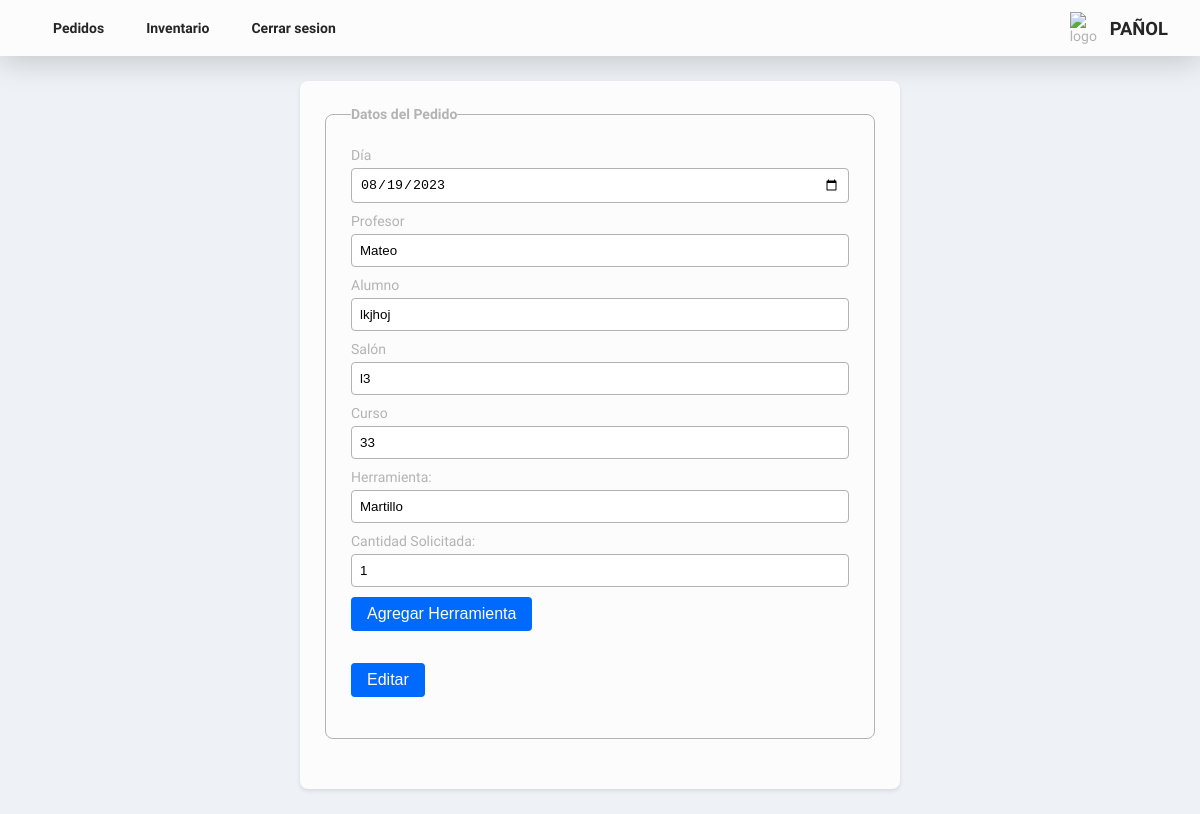
Screenshot of /Proyecto-Final-main/pages/form_editOrders.php?edit=43 (signed in) with the database file from the repository.
### tables this page shows
CREATE TABLE `pedidos` (
  `id_pedido` int(10) UNSIGNED NOT NULL,
  `dia` date DEFAULT NULL,
  `profesor` varchar(255) DEFAULT NULL,
  `alumno` varchar(255) DEFAULT NULL,
  `salon` varchar(255) DEFAULT NULL,
  `curso` varchar(255) DEFAULT NULL,
  `estado` varchar(30) DEFAULT NULL
);

CREATE TABLE `detalles_pedidos` (
  `id` int(10) UNSIGNED NOT NULL,
  `id_pedido` int(11) DEFAULT NULL,
  `id_herramienta` int(11) DEFAULT NULL,
  `herramienta` varchar(255) DEFAULT NULL,
  `cantidad_solicitada` int(11) DEFAULT NULL
);

### Proyecto-Final-main/php/logic/logic_orders/logic_form_editOrders.php (called while the page is built, shortened)
<?php
  $id_pedido = $_GET['edit'];
  $query_order = "SELECT * FROM pedidos WHERE id_pedido = $id_pedido";
  $query_details_order = "SELECT * FROM detalles_pedidos WHERE id_pedido = $id_pedido";
  $details_order = mysqli_query($conexion, $query_details_order);
  $order = mysqli_query($conexion, $query_order);
  $row_details = mysqli_fetch_assoc($details_order);
  $row_order = mysqli_fetch_assoc($order);
?>

### Proyecto-Final-main/pages/form_editOrders.php (the view, shortened to what this page needs)
<?php
  include('../php/connect_bd.php');
  include('../php/logic/logic_orders/logic_form_editOrders.php');
?>
<!DOCTYPE html>
<html lang="es">
  <head>
    <link rel="stylesheet" href="../assets/css/orders.css">
    <link rel="stylesheet" href="../assets/css/style.css">
    <link href="https://cdn.jsdelivr.net/npm/remixicon@3.4.0/fonts/remixicon.css" rel="stylesheet"/>
  </head>
  <body>
    <header class="hero">
    <nav class="nav">
      <ul class="nav__list">
        <li class="nav__iteam">
          <a href="orders.php" class="nav__link">Pedidos</a>
        </li>
        <li class="nav__iteam">
          <a href="inventory.php" class="nav__link">Inventario</a>
        </li>
        <li class="nav__iteam">
          <a href="../php/logout.php" class="nav__link">Cerrar sesion</a>
        </li>
      </ul>
    </nav>
    <div class="hero__logo hero__logo-0">
      <img class="hero__logo-img" src="https://avatars.githubusercontent.com/u/6693385?s=200&v=4" alt="logo" />
      <h2 class="title__hero">Pañol</h2>
    </div>
  </header>
    <main>
    <section class="form__section">
      <form id="pedidoForm" action="./form_editOrders.php" method="post">
      <fieldset class="input__container" id="fieldset">
        <legend>Datos del Pedido</legend>
        <label for="dia">Día </label>
        <input id="dia" name="dia" type="date" required value="<?php echo $row_order['dia'];?>">
        <label for="profesor">Profesor </label>
        <input id="profesor" name="profesor" type="text" required value="<?php echo $row_order['profesor'];?>">
        <label for="alumno">Alumno </label>
        <input id="alumno" name="alumno" type="text" required value="<?php echo $row_order['alumno'];?>">
        <label for="salon">Salón </label>
        <input id="salon" name="salon" type="text" required value="<?php echo $row_order['salon'];?>">
        <label for="curso">Curso </label>
        <input id="curso" name="curso" type="text" required value="<?php echo $row_order['curso'];?>">
        <div id="herramientas">
            <div>
                <label for="herramienta[]">Herramienta:</label>
                <input type="text" name="herramienta[]" required value="<?php echo $row_details['herramienta'];?>">
                <label for="cantidad_solicitada[]">Cantidad Solicitada:</label>
                <input type="number" name="cantidad_solicitada[]" required value="<?php echo $row_details['cantidad_solicitada'];?>">
            </div>
        </div>
        <button class="btn__blue" type="button" onclick="agregarHerramienta()">Agregar Herramienta</button><br><br>
        <div class="btn__container">
        <button class="btn__blue" type="submit" name="update">Editar</button>
        </div>
        </fieldset>
    </form>
  </section>
    </main>
  </body>
</html>

### Proyecto-Final-main/assets/css/style.css (style rules this page uses)
:root { --main-background: hsl(215, 31%, 95%); --card-background: hsl(0, 0%, 99%); --title-color: hsl(0, 0%, 15%); --sub-title-color: hsl(0, 0%, 25%); --grey-text: hsl(215, 10%, 25%); --text-color: hsl(0, 0%, 70%); --text-white: hsl(0, 25%, 97%); --grey: hsl(215, 10%, 62%); --grey-hover: hsl(215, 10%, 50%); --grey-ultra-light: hsl(215, 10%, 85%); --btn-blue:hsl(215, 100%, 50%); --btn-blue-hover:hsl(215, 100%, 35%); --heebo: "heebo"; --font-regular: 400; --font-medium: 500; --font-semi-bold: 600; --font-bold: 700; --fs-2: 2rem; --fs-1-5: 1.5rem; --fs-1-15: 1.15rem; --fs-1: 1rem; --fs-0-8: 0.8rem; --border-radius-cards: 0.75rem; --shadow-color: rgba(0, 0, 0, 0.2); --box-shadow: 0px 4px 32px var(--shadow-color); --mb-0-25: 0.25rem; --mb-0-5: 0.5rem; --mb-0-75: 0.75rem; --mb-1: 1rem; --mb-1-25: 1.25rem; --mb-1-5: 1.5rem; --mb-2: 2rem; --mb-2-5: 2.5rem; --transition: color 0.4s, background-color 0.4s ease-in-out; --border-radius-btn: 4px; }
* { box-sizing: border-box; padding: 0; margin: 0; }
html { scroll-behavior: smooth; }
body { color: var(--text-color); background: var(--main-background); font-size: 14px; font-family: var(--heebo); }
a { text-decoration: none; cursor: pointer; }
.btn__blue { padding: var(--mb-0-5) var(--mb-1); font-size: var(--fs-1); border: none; background-color: var(--btn-blue); border-radius: var(--border-radius-btn); cursor: pointer; margin-bottom: 1rem; color: white; }
.hero { width: 100%; height: 7vh; background-color: var(--card-background); padding: 0 var(--mb-2); display: flex; align-items: center; justify-content: space-between; margin: 0 auto; box-shadow: var(--box-shadow); }
.hero__logo { display: flex; }
.hero__logo-0 { align-items: center; display: flex; justify-content: center; }
.hero__logo-img { display: inline; width: 35px; margin-right: 5px; }
.title__hero { font-size: var(--fs-1-15); font-weight: var(--font-bold); text-transform: uppercase; color: var(--title-color); }
.nav__list { display: flex; list-style: none; }
.nav__iteam { display: block; }
.nav__link { color: var(--title-color); margin: 5px; font-weight: var(--font-semi-bold); padding: var(--mb-0-25) var(--mb-1); border-radius: var(--border-radius-cards); transition: var(--transition); }
.form__section { padding: 25px; max-width: 600px; margin: 25px auto; background-color: var(--card-background); border-radius: 8px; box-shadow: 0 2px 4px rgba(0, 0, 0, 0.1); }
.input__container { margin-bottom: 25px; border: 1px solid var(--text-color); border-radius: 8px; padding: 25px; }
.input__container legend { font-weight: bold; }
.input__container label { display: block; margin-bottom: 5px; }
.input__container input, .input__container textarea, .input__container select { width: 100%; padding: 8px; border: 1px solid var(--text-color); border-radius: 4px; margin-bottom: 10px; box-sizing: border-box; }

### rows the page displays
pedidos: dia "08/19/2023", profesor "Mateo", alumno "lkjhoj", salon "l3", curso "33"
detalles_pedidos: herramienta "Martillo", cantidad_solicitada "1"
